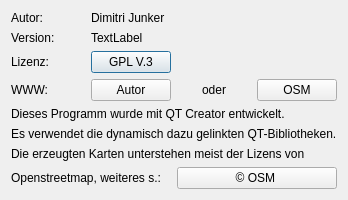
<?xml version="1.0" encoding="UTF-8"?>
<ui version="4.0">
 <class>CTahoCopy</class>
 <widget class="QDialog" name="CTahoCopy">
  <property name="geometry">
   <rect>
    <x>0</x>
    <y>0</y>
    <width>337</width>
    <height>160</height>
   </rect>
  </property>
  <property name="windowTitle">
   <string>über Taho</string>
  </property>
  <layout class="QGridLayout" name="gridLayout">
   <item row="0" column="0">
    <widget class="QLabel" name="label">
     <property name="text">
      <string>Autor:</string>
     </property>
    </widget>
   </item>
   <item row="0" column="1">
    <widget class="QLabel" name="label_5">
     <property name="text">
      <string notr="true">Dimitri Junker</string>
     </property>
    </widget>
   </item>
   <item row="1" column="0">
    <widget class="QLabel" name="label_2">
     <property name="text">
      <string>Version:</string>
     </property>
    </widget>
   </item>
   <item row="1" column="1" colspan="3">
    <widget class="QLabel" name="la_vers">
     <property name="text">
      <string notr="true">TextLabel</string>
     </property>
    </widget>
   </item>
   <item row="2" column="0">
    <widget class="QLabel" name="label_3">
     <property name="text">
      <string>Lizenz:</string>
     </property>
    </widget>
   </item>
   <item row="2" column="1">
    <widget class="QPushButton" name="pb_gpl">
     <property name="text">
      <string>GPL V.3</string>
     </property>
    </widget>
   </item>
   <item row="3" column="0">
    <widget class="QLabel" name="label_4">
     <property name="text">
      <string>WWW:</string>
     </property>
    </widget>
   </item>
   <item row="3" column="1">
    <widget class="QPushButton" name="pb_dyj">
     <property name="text">
      <string>Autor</string>
     </property>
    </widget>
   </item>
   <item row="3" column="2">
    <widget class="QLabel" name="label_7">
     <property name="text">
      <string>oder</string>
     </property>
     <property name="alignment">
      <set>Qt::AlignCenter</set>
     </property>
    </widget>
   </item>
   <item row="3" column="3">
    <widget class="QPushButton" name="pb_osm">
     <property name="text">
      <string notr="true">OSM</string>
     </property>
    </widget>
   </item>
   <item row="4" column="0" colspan="4">
    <layout class="QVBoxLayout" name="verticalLayout">
     <item>
      <widget class="QLabel" name="label_6">
       <property name="text">
        <string>Dieses Programm wurde mit QT Creator entwickelt.</string>
       </property>
      </widget>
     </item>
     <item>
      <widget class="QLabel" name="label_8">
       <property name="text">
        <string>Es verwendet die dynamisch dazu gelinkten QT-Bibliotheken.</string>
       </property>
      </widget>
     </item>
     <item>
      <widget class="QLabel" name="label_9">
       <property name="text">
        <string>Die erzeugten Karten unterstehen meist der Lizens von</string>
       </property>
      </widget>
     </item>
     <item>
      <layout class="QHBoxLayout" name="horizontalLayout">
       <item>
        <widget class="QLabel" name="label_10">
         <property name="text">
          <string>Openstreetmap, weiteres s.:</string>
         </property>
        </widget>
       </item>
       <item>
        <widget class="QPushButton" name="pushButton">
         <property name="text">
          <string notr="true">© OSM </string>
         </property>
        </widget>
       </item>
      </layout>
     </item>
    </layout>
   </item>
  </layout>
 </widget>
 <resources/>
 <connections>
  <connection>
   <sender>pb_gpl</sender>
   <signal>clicked()</signal>
   <receiver>CTahoCopy</receiver>
   <slot>OnGpl()</slot>
   <hints>
    <hint type="sourcelabel">
     <x>133</x>
     <y>110</y>
    </hint>
    <hint type="destinationlabel">
     <x>316</x>
     <y>110</y>
    </hint>
   </hints>
  </connection>
  <connection>
   <sender>pb_dyj</sender>
   <signal>clicked()</signal>
   <receiver>CTahoCopy</receiver>
   <slot>OnDyj()</slot>
   <hints>
    <hint type="sourcelabel">
     <x>133</x>
     <y>164</y>
    </hint>
    <hint type="destinationlabel">
     <x>123</x>
     <y>187</y>
    </hint>
   </hints>
  </connection>
  <connection>
   <sender>pb_osm</sender>
   <signal>clicked()</signal>
   <receiver>CTahoCopy</receiver>
   <slot>OnOsmTaho()</slot>
   <hints>
    <hint type="sourcelabel">
     <x>231</x>
     <y>171</y>
    </hint>
    <hint type="destinationlabel">
     <x>232</x>
     <y>181</y>
    </hint>
   </hints>
  </connection>
  <connection>
   <sender>pushButton</sender>
   <signal>clicked()</signal>
   <receiver>CTahoCopy</receiver>
   <slot>OnOSMc()</slot>
   <hints>
    <hint type="sourcelabel">
     <x>249</x>
     <y>294</y>
    </hint>
    <hint type="destinationlabel">
     <x>313</x>
     <y>295</y>
    </hint>
   </hints>
  </connection>
 </connections>
 <slots>
  <slot>OnGpl()</slot>
  <slot>OnDyj()</slot>
  <slot>OnOsmTaho()</slot>
  <slot>OnOSMc()</slot>
 </slots>
</ui>
